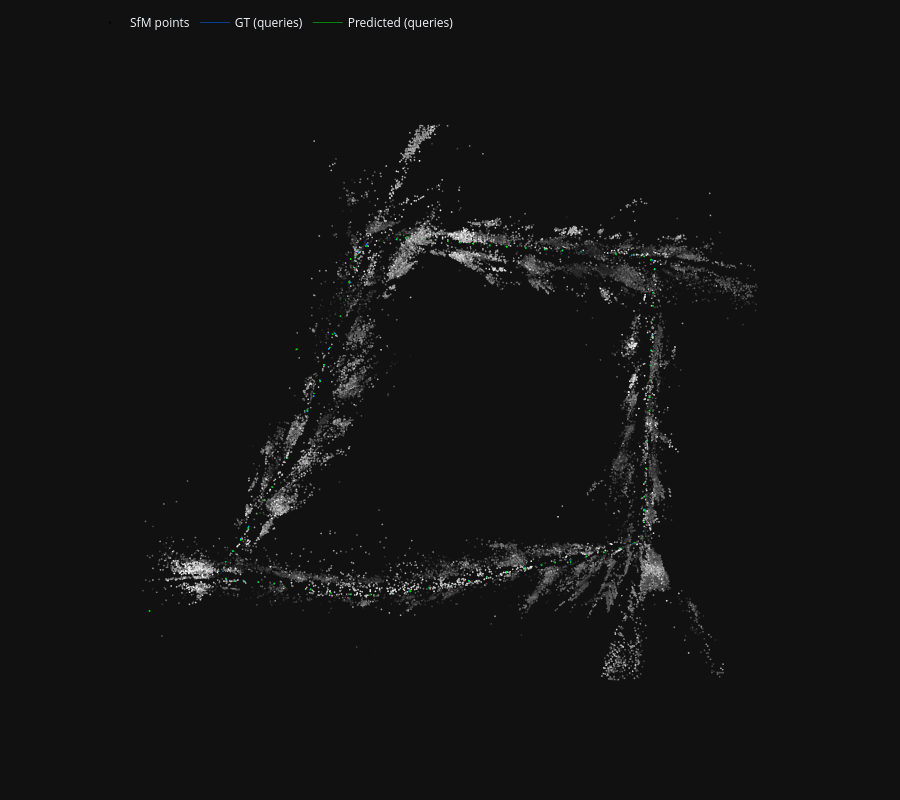

Notebook code for this chart:
### Markdown cell above
## 7. 全部 query：3D（地图点 + GT/预测相机锥）

- Plotly：SfM 三维点 + 全部 query 的 GT（蓝）与预测（绿）相机锥（`size=4`）
- 位姿数值表见上一节 §6

### Code cell
from hloc.utils import viz_3d

CAMERA_FRUSTUM_SIZE = 4.0  # larger cones (hloc default ~1)


def _pose_parts(pose):
    t = np.asarray(pose.translation, dtype=float)
    q = np.asarray(pose.rotation.quat, dtype=float)
    return t, q


def _print_pose(label: str, pose) -> None:
    t, q = _pose_parts(pose)
    print(f"{label}")
    print(f"  translation [m]:  [{t[0]:+.4f}, {t[1]:+.4f}, {t[2]:+.4f}]")
    print(f"  quaternion wxyz:  [{q[0]:+.6f}, {q[1]:+.6f}, {q[2]:+.6f}, {q[3]:+.6f}]")


def _enable_legend_last_trace(fig, name: str) -> None:
    """hloc plot_camera sets showlegend=False; re-enable one entry per group."""
    if fig.data:
        fig.data[-1].showlegend = True
        fig.data[-1].name = name


print(f"{'i':>3}  {'ts':>16}  {'ok':>3}  {'err_m':>8}  {'inliers':>12}")
print("-" * 72)
for i, (ts, r) in enumerate(zip(QUERY_TS_LIST, q_results)):
    print(f"\n=== query [{i+1:02d}/{len(q_results)}] ts={ts} camera={QUERY_CAMERA} ===")
    _print_pose("GT", r.gt_cam_from_world)
    if r.predicted.success and r.predicted.cam_from_world is not None:
        _print_pose("Predicted", r.predicted.cam_from_world)
        gt_t, _ = _pose_parts(r.gt_cam_from_world)
        pr_t, _ = _pose_parts(r.predicted.cam_from_world)
        err = float(np.linalg.norm(pr_t - gt_t))
        print(f"  position error: {err:.4f} m")
        print(
            f"  PnP inliers: {r.predicted.num_inliers}/"
            f"{r.predicted.num_correspondences}"
        )
        ok, err_s, inl = (
            "Y",
            f"{err:.4f}",
            f"{r.predicted.num_inliers}/{r.predicted.num_correspondences}",
        )
    else:
        print("Predicted: FAILED")
        ok, err_s, inl = "N", "-", "0/0"
    print(f"[{i+1:02d}] ts={ts}  ok={ok}  err_m={err_s}  inliers={inl}")

errs = []
for r in q_results:
    if r.predicted.success and r.predicted.cam_from_world is not None:
        errs.append(
            float(
                np.linalg.norm(
                    np.asarray(r.predicted.cam_from_world.translation)
                    - np.asarray(r.gt_cam_from_world.translation)
                )
            )
        )
n_ok = sum(1 for r in q_results if r.predicted.success)
print("\n=== aggregate ===")
print(f"Success: {n_ok}/{len(q_results)}")
if errs:
    print(
        f"Position error [m]: mean={np.mean(errs):.4f}  "
        f"median={np.median(errs):.4f}  max={np.max(errs):.4f}"
    )

fig_q = viz_3d.init_figure()
viz_3d.plot_reconstruction(
    fig_q,
    model,
    color="rgba(180,180,180,0.35)",
    name="SfM points",
    points_rgb=True,
    cameras=False,
    points=True,
)

gt_legend_done = False
pred_legend_done = False
for i, r in enumerate(q_results):
    viz_3d.plot_camera_colmap(
        fig_q,
        r.gt_cam_from_world,
        r.gt_camera,
        color="rgba(0,100,255,0.55)",
        name="GT (queries)",
        legendgroup="GT (queries)",
        fill=True,
        size=CAMERA_FRUSTUM_SIZE,
        text=f"GT {QUERY_TS_LIST[i]}",
    )
    if not gt_legend_done:
        _enable_legend_last_trace(fig_q, "GT (queries)")
        gt_legend_done = True

    if r.predicted.success and r.predicted.cam_from_world is not None:
        pred_cam = r.gt_camera
        if r.pnp_ret and r.pnp_ret.get("camera") is not None:
            pred_cam = r.pnp_ret["camera"]
        viz_3d.plot_camera_colmap(
            fig_q,
            r.predicted.cam_from_world,
            pred_cam,
            color="rgba(0,220,0,0.55)",
            name="Predicted (queries)",
            legendgroup="Predicted (queries)",
            fill=True,
            size=CAMERA_FRUSTUM_SIZE,
            text=f"Pred {QUERY_TS_LIST[i]}",
        )
        if not pred_legend_done:
            _enable_legend_last_trace(fig_q, "Predicted (queries)")
            pred_legend_done = True

fig_q.show()
